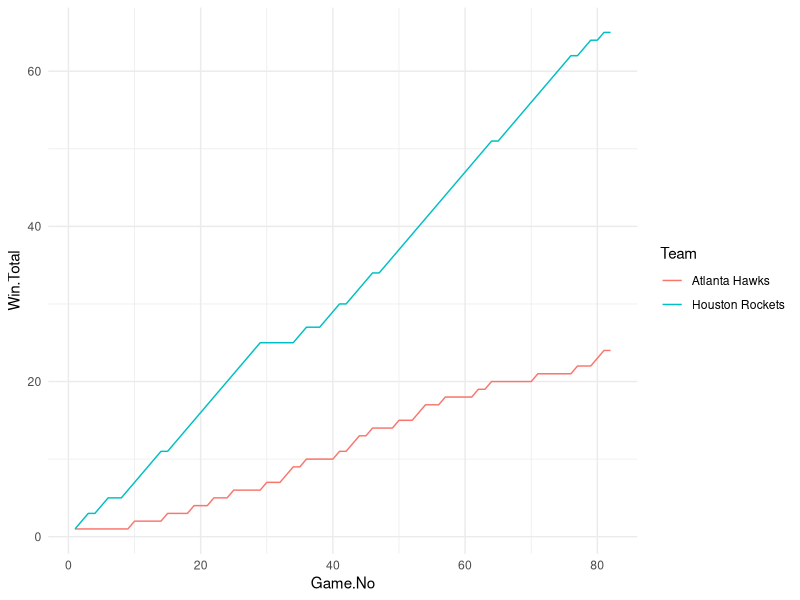

Reproduce this figure in R.
library(data.table)
library(dplyr)
library(lubridate)
library(ggplot2)

rm(list = ls())
schedule <- fread(file = "schedulesTable.csv") 

schedule <- schedule %>%
              setnames(old = 1:6, new = c("Date", "Start_ET", "Away.Team", "Away.Points", "Home.Team", "Home.Points")) %>%
              select(Date, Start_ET, Away.Team, Away.Points, Home.Team, Home.Points)

##TODO: based on "Playoff" row extract last day of regular season

s_2018 <- schedule %>%
            filter(Date != "Playoffs") %>%
            tidyr::separate(col = Date, into = c("Day.Of.Week", "Month.Day", "Year"), sep = ", ", fill = "right") %>%
            mutate(Date = paste(Year, Month.Day, sep = " ")) %>%
            mutate(Date = ymd(Date)) %>%
            filter(Date >= date("2017-10-17")) %>%
            mutate(Away.Points = as.integer(Away.Points)) %>%
            mutate(Home.Points = as.integer(Home.Points)) %>%
            filter(!is.na(Away.Points)) %>%
            filter(!is.na(Home.Points)) %>%
            select(Date, Away.Team, Away.Points, Home.Team, Home.Points)

  

s_2018 <- s_2018 %>%
            mutate(Home.W = (Home.Points > Away.Points),
                   Away.W = !Home.W)

#note: could add opp. here if needed
away_games <- s_2018 %>% 
                select(Date, Away.Team, Away.W) %>%
                rename("Team" = "Away.Team") %>%
                rename("W"    = "Away.W") %>%
                mutate("Home" = FALSE)

home_games <- s_2018 %>% 
                select(Date, Home.Team, Home.W) %>%
                rename("Team" = "Home.Team") %>%
                rename("W"    = "Home.W") %>%
                mutate("Home" = TRUE)

games <- rbind(away_games, home_games) 
               
games <- games %>%
            arrange(Team, Date) %>%
            group_by(Team) %>%
            mutate(Game.No   = row_number()) %>%
            mutate(Win.Total = cumsum(W)) %>%
            ungroup()


games %>%
  filter(Team %in% c("Atlanta Hawks", "Houston Rockets")) %>%
  ggplot(aes(x= Game.No, y= Win.Total, color = Team)) +
  geom_line() +
  theme_minimal()
